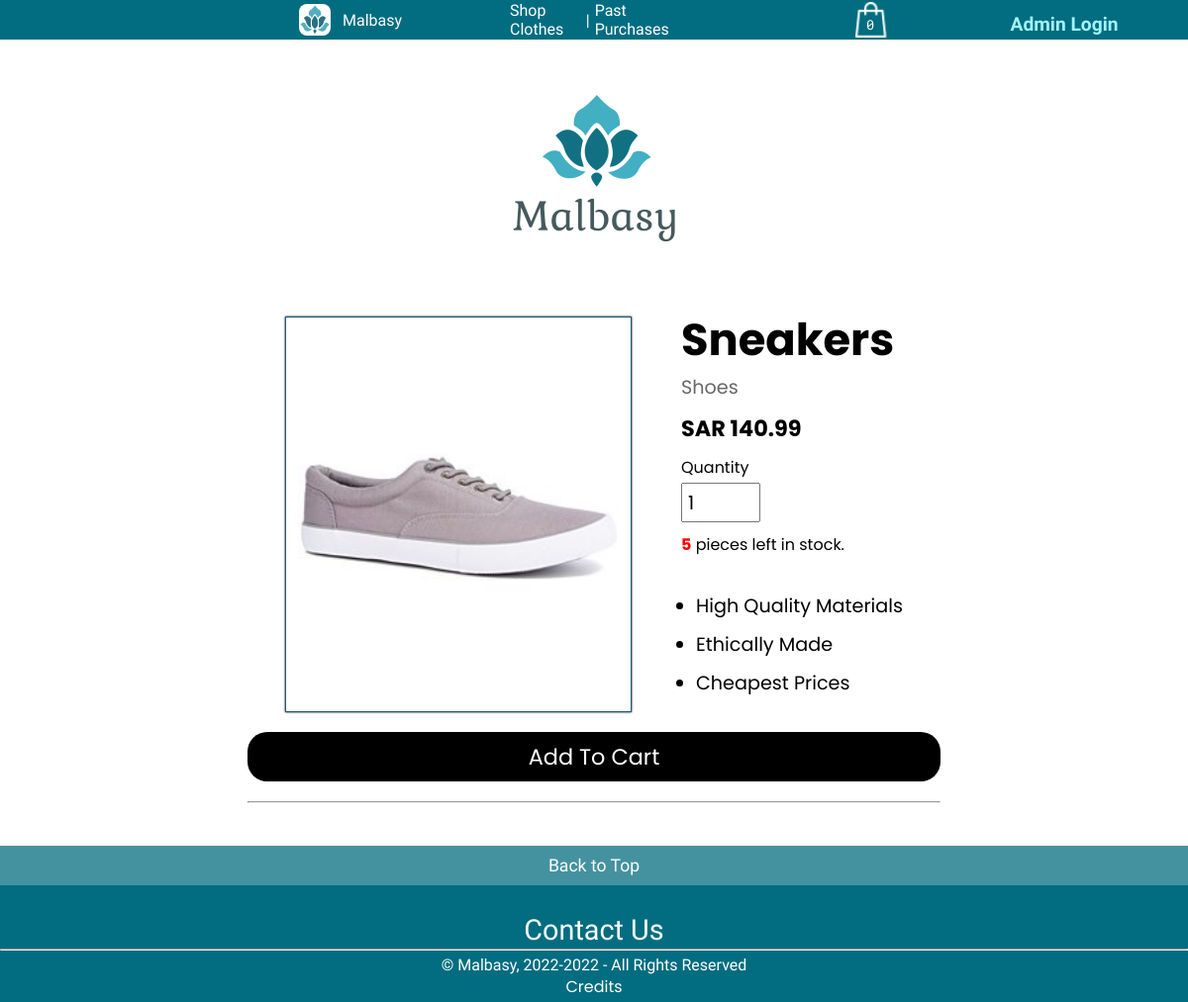
Page /product.php?category=Shoes&id=2 on the committed database.
### tables this page shows
CREATE TABLE `shoes` (
  `id` int(11) NOT NULL,
  `type` varchar(45) NOT NULL,
  `description` varchar(45) NOT NULL,
  `price` double NOT NULL,
  `quantity` int(11) NOT NULL,
  `image_src` varchar(45) NOT NULL
);

### helpers/dbhelper.php (called while the page is built, shortened)
<?php
function queryDatabase ($database, string $query){
  if(!($result = mysqli_query($database, $query))){
    print("Could not execute query!");
    die(mysqli_error($database)."</body></html>");
  }
  return $result;
}
?>

### Product.php (the view, shortened to what this page needs)
<?php
require('./helpers/helper.php');
require('./helpers/dbhelper.php');
$query = "SELECT * FROM ".$_GET['category']." WHERE id = ".$_GET['id'];
        $database = connectToDatabase();
        $result = queryDatabase($database, $query);
?>
<html lang="en">
<head>
  <link rel="stylesheet" type="text/css" href="styles/product.css">
</head>
<body>
  <?php include 'reusables/Header.php' ?>
  <div class="logo">
    <img src="./images/Malbasy/Logo.png" alt="Malbasy big logo">
  </div>
  <div class="main-container">
    <?php
        while($row = $result -> fetch_assoc()) { ?>
    <?php $quantity = $row['quantity']; ?>
    <div class="product-information">
      <img class="product-image" src="./images/<?php print($row['image_src']) ?>" alt="">
      <div class="product-description">
        <div class="product-title"><?php print($row['description']); ?></div>
        <p class="product-category"><?php print($row['type']); ?></p>
        <p class="product-price">SAR <?php print($row['price']) ?></p>
        <form id="product-form" action="" method="POST">
          <p>Quantity</p>
          <input name="quantity" value="<?php $quantity > 0 ? print('1') : print('0') ?>" min="1"
            max="<?php print($quantity) ?>" class="quantity-box" type="number" onkeydown="return false">
          <p><b style="color: red;"><?php print($quantity) ?></b> pieces left in stock.</p>
        </form>
        <ul>
          <li>High Quality Materials</li>
          <li>Ethically Made</li>
          <li>Cheapest Prices</li>
        </ul>
      </div>
    </div>
    <?php if($quantity > 0) { ?>
    <?php if(!isset($_SESSION['admin'])) { ?>
    <input form="product-form" class="add-to-cart" type="submit" name="submit" value="Add To Cart">
    <?php }else{ ?>
    <div class="out-of-stock">
      Cannot shop in admin mode
    </div>
    <?php } ?>
    <?php }else{ ?>
    <div class="out-of-stock">
      Out of Stock
    </div>
    <?php }} ?>
    <hr>
  </div>
  <?php include './reusables/Footer.php' ?>
</body>
</html>

### styles/product.css (style rules this page uses)
* { box-sizing: border-box; margin: 0; padding: 0; }
html { background-color: rgb(255, 255, 255); }
body { font-family: 'Gabriela', serif; }
hr { margin: 20px auto 0 auto; width: 700px; }
.logo { display: inline-block; position: relative; left: 50%; transform: translateX(-50%); margin-top: 30px; }
.main-container { position: relative; display: flex; flex-direction: column; margin: auto; }
.product-information { font-family: 'Poppins', serif; display: inline-flex; margin: 50px auto auto auto; }
.product-information .product-image { width: 350px; height: 400px; box-shadow: 0 0 2px; border: solid 1px rgb(27, 88, 122); }
.product-description { display: inline-flex; flex-direction: column; margin-left: 50px; margin-top: -10px; }
.product-title { font-size: 2.8em; font-weight: bold; }
.product-category { color: rgb(104, 104, 104); font-size: 1.2em; }
.product-price { margin-top: 10px; font-size: 1.4em; font-weight: bold; }
form p { margin-top: 10px; }
.quantity-box { font-family: 'Poppins', serif; font-size: 1.2rem; margin-top: 3px; padding: 5px; width: 80px; height: 40px; }
ul { margin-top: 25px; margin-left: 15px; }
ul li { margin-top: 10px; font-size: 1.2rem; }
.add-to-cart { border: none; font-family: 'Poppins', serif; background-color: rgb(0, 0, 0); color: white; width: 700px; height: 50px; border-radius: 20px; font-size: 1.4rem; position: relative; left: 50%; transform: translateX(-50%); margin-top: 20px; cursor: pointer; transition: all 0.2s ease; }

### styles/header.css (style rules this page uses)
* { box-sizing: border-box; margin: 0; padding: 0; }
body { margin: 0; font-family: 'Gabriela', serif; overflow: scroll; }

### styles/footer.css (style rules this page uses)
* { box-sizing: border-box; margin: 0; padding: 0; }
body { font-family: 'Gabriela', serif; position: relative; min-height: 100vh; }

### rows in the picture
shoes: image_src (picture), description "Sneakers", type "Shoes", price "140.99", quantity "5"

### other values in the picture
$numOfItems "0"
